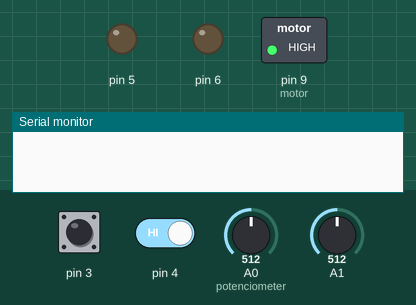
A sketch run on a simulated Arduino Uno, built with avr-gcc and run on an emulated ATmega328P. Parts: switched loads named in the sketch (green lamp = pin HIGH), output pins drawn as LEDs (lit = HIGH), the last lines printed to the serial monitor. The inputs (shaded band) are chosen by the test bench; at power-on: pin 3 HIGH, pin 4 HIGH, A0 (potenciometer) = 512, A1 = 512.

Above: at 1.2 s.
1.3 s: pin 3 pulled LOW for 0.15 s
At 1.39 s:
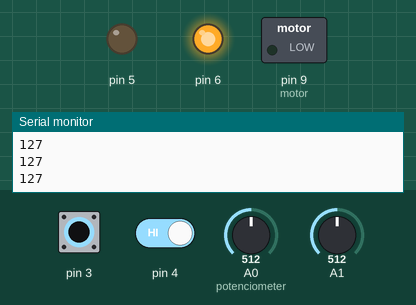
4.3 s: pin 3 pulled LOW for 1 s
At 6.0 s:
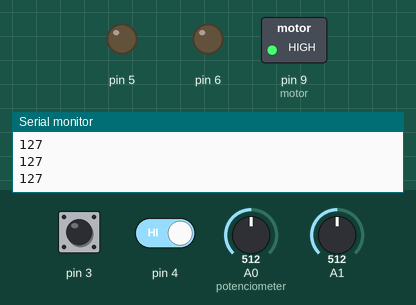
7.3 s: pin 3 driven LOW and pin 4 driven LOW
At 8.2 s:
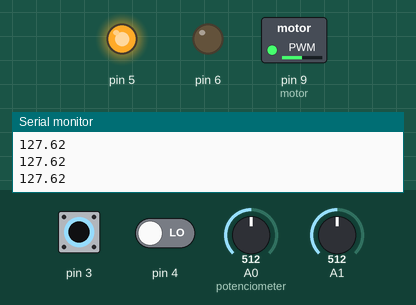
8.8 s: pin 3 driven HIGH
At 9.2 s:
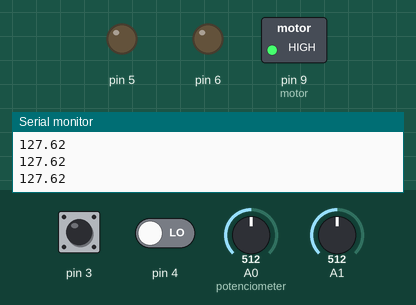
10.3 s: pin 3 driven LOW
At 11.5 s:
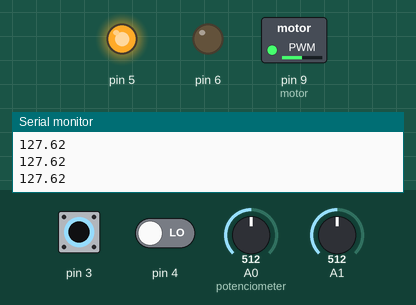
11.8 s: A0 (potenciometer) set to 716
At 12.7 s:
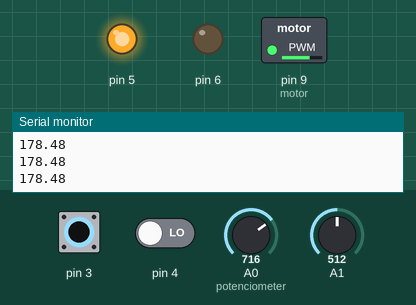
Timing chart, 0 to 14.3 s (numbered marks = the images above; inputs shaded):
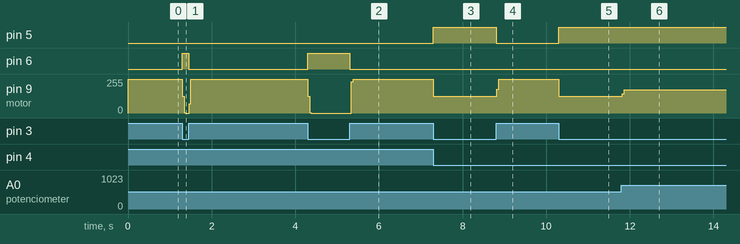

Measured:
- after the input at 1.3 s, pin 6: LOW → HIGH at once, → LOW 0.15 s later; pin 9 (motor): 255/255 → 0/255 at once, → 255/255 0.16 s later
- after the input at 4.3 s, pin 6: LOW → HIGH at once, → LOW 1.0 s later; pin 9 (motor): 255/255 → 0/255 at once, → 255/255 1.0 s later
- after the input at 7.3 s, pin 5: LOW → HIGH at once; pin 9 (motor): 255/255 → 127/255 at once
- after the input at 8.8 s, pin 5: HIGH → LOW at once; pin 9 (motor): 127/255 → 255/255 at once
- after the input at 10.3 s, pin 5: LOW → HIGH at once; pin 9 (motor): 255/255 → 127/255 at once
- after the input at 11.8 s, pin 9 (motor): 127/255 → 175/255 at once

The sketch:

Krmiljenje_ventilacije-arduino.ino
```cpp
int potenciometer = A0;
int motor = 9;
int temperatura = A2;
float vrednost;

void setup() {
  Serial.begin(9600);
  pinMode(5,OUTPUT);
  pinMode(6,OUTPUT);
  pinMode(3,INPUT_PULLUP);
  pinMode(4,INPUT_PULLUP);
  pinMode(motor,OUTPUT);
  pinMode(temperatura,INPUT);
}


void loop() {
  if(digitalRead(3)==0){
    if(digitalRead(4)==0){
      digitalWrite(motor,LOW);
      digitalWrite(5,HIGH);
      vrednost = analogRead(potenciometer);
      vrednost = vrednost * 0.2492668622;
      analogWrite(motor,vrednost);
      Serial.println(vrednost);
    }
    else if(digitalRead(4)==1){
      digitalWrite(motor,LOW);
       digitalWrite(6,HIGH);
       digitalWrite(5,LOW);
      temperatura = analogRead(temperatura);
      temperatura = temperatura * 0.2492668622;
      Serial.println(temperatura);
      analogWrite(motor, temperatura);
    }
      }
    else if(digitalRead(3)==1){
      digitalWrite(5,LOW);
      digitalWrite(6,LOW);
      digitalWrite(motor,HIGH);
    }
}
```
